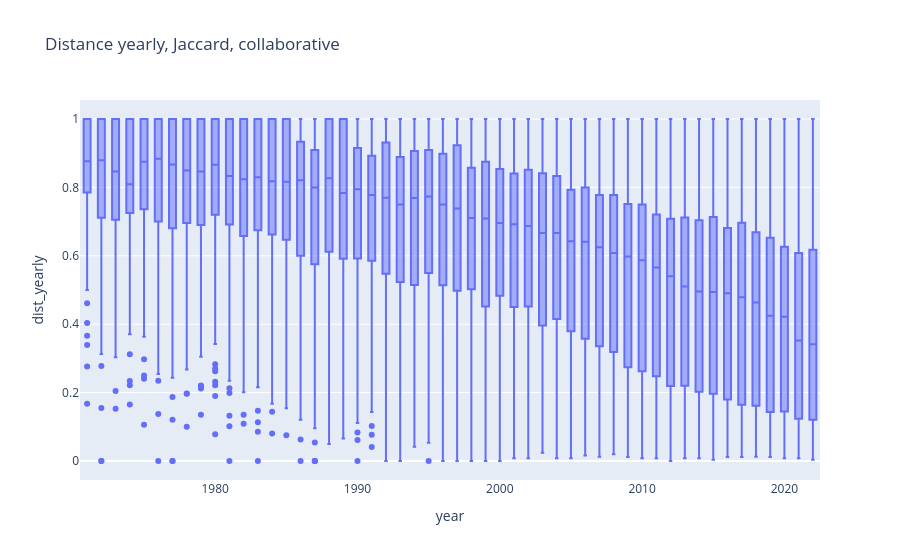

The cell this chart's notebook holds for it:
### Code cell
px.box(
    df_dist_yearly,
    x="year",
    y="dist_yearly",
    title=f"Distance yearly, Jaccard, {mode}",
)

### Figure 1 — Plotly figure (JSON) as saved in the notebook; plotly's stock layout.template omitted (floating-point values rounded to 4 significant figures; data arrays with more than 128 entries replaced by an {"elided": "..."} marker saying what was removed)
{"data": [{"alignmentgroup": "True", "hovertemplate": "year=%{x}<br>dist_yearly=%{y}<extra></extra>", "legendgroup": "", "marker": {"color": "#636efa"}, "name": "", "notched": false, "offsetgroup": "", "orientation": "v", "showlegend": false, "x": {"elided": "9923 int values"}, "x0": " ", "xaxis": "x", "y": {"elided": "9923 float values"}, "y0": " ", "yaxis": "y", "type": "box"}], "layout": {"xaxis": {"anchor": "y", "domain": [0.0, 1.0], "title": {"text": "year"}}, "yaxis": {"anchor": "x", "domain": [0.0, 1.0], "title": {"text": "dist_yearly"}}, "legend": {"tracegroupgap": 0}, "title": {"text": "Distance yearly, Jaccard, collaborative"}, "boxmode": "group"}}
